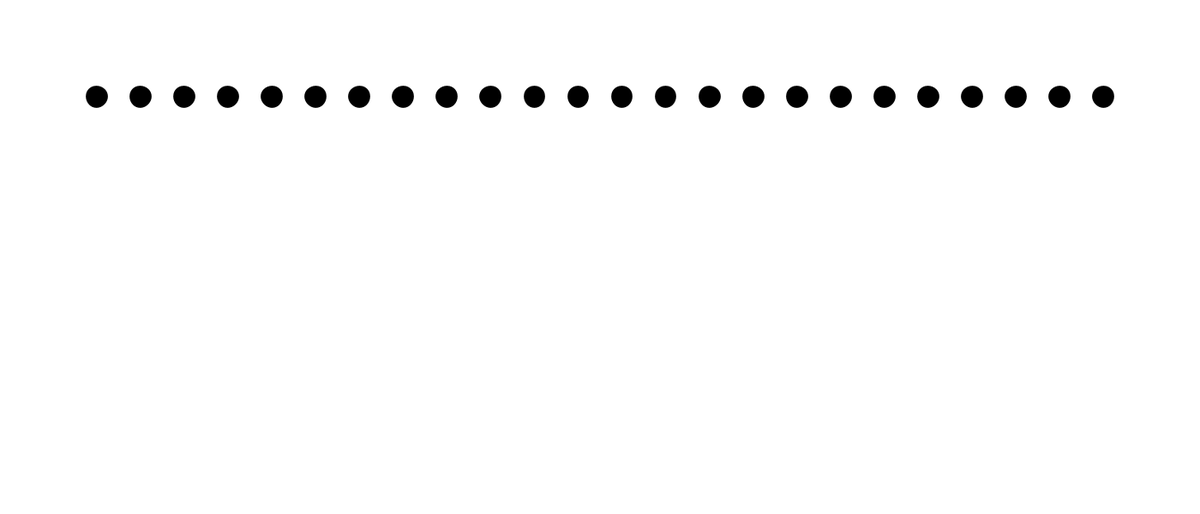
Frame 1 (no input)
Frame 60 (the mouse pressed at the canvas centre just before this capture): identical to frame 1, image omitted
Frame 120 (the mouse held since frame 60 and released just before this capture): identical to frame 1, image omitted

The Processing sketch that drew this single still picture (run headless with seeded random() and noise(); from frame 60 on, the mouse is pressed at the canvas centre):

// Processing sketch: nodes_magnify_study
// ── nodes_magnify_study.pde
int nodes = 24;
NodeCollection nc;

void setup(){
  size(1400, 600);
  nc = new NodeCollection(new PVector(100, 100), new PVector(1200, 200), nodes);
}

void draw(){
  background(255);
  //nc.showBounds();
  
  nc.setMouseEvents(mouseX, mouseY);
  nc.display();
}
// ── Node.pde
class Node {
  PVector pos;
  float growthRate = .525;
  float growthDamping = .955;
  float growth = 0;
  float speed;
  float radius;
  float radiusMin, radiusMax;
  int id;
  boolean isShrinkable = false;

  Node() {
  }

  Node(PVector pos, float radius) {
    this.pos = pos;
    this.radius = radius;
  }
  
  Node(PVector pos, float radius, int id) {
    this.pos = pos;
    this.radius = radius;
    this.id = id;
  }

  void grow() {
    growth += growthRate;
  }
  void shrink(){
    if (isShrinkable){
     growth *=.25;
    }
  }

  void display() {
    if (isShrinkable){
      growth *= growthDamping;
     }
    pushMatrix();
    translate(pos.x, pos.y);
    scale(radius+growth);
    ellipse(0, 0, 1, 1);
    popMatrix();
    
  }
  
  boolean isHit(PVector mouse){
    return mouse.dist(pos) < radius;
  }
}
// ── NodeCollection.pde
class NodeCollection {
  int nodeCount;
  ArrayList<Node> nodes = new ArrayList<Node>();
  PVector position, dimension;

  float mx, my;
  PVector mouse;

  NodeCollection() {
  }

  NodeCollection(PVector position, PVector dimension, int nodeCount) {
    this.position = position;
    this.dimension = dimension;
    this.nodeCount = nodeCount;

    // arbitrary assumption: spacing between nodes is equal to node radius
    // and nodes edges align with dimension bounds
    float nodeRadius = (dimension.x/(nodeCount+nodeCount-1))/2.0;
    for (int i=0; i<nodeCount; i++) {
      PVector nodePosition = new PVector(nodeRadius+position.x+nodeRadius*4*i, nodeRadius+position.y);
      nodes.add(new Node(nodePosition, nodeRadius, i));
    }
  }

  void display() {
    for (int i=0; i<nodeCount; i++) {
      Node n = nodes.get(i);
      n.display();

      if (n.isHit(mouse)) {
        n.isShrinkable = false;
        n.grow();
      } else {
        n.isShrinkable = true;
      }
    }
  }

  void showBounds() {
    noFill();
    rect(position.x, position.y, dimension.x, dimension.y);
  }

  void setMouseEvents(float mx, float my) {
    this.mx = mx;
    this.my = my;
    mouse = new PVector(mx, my);
  }
}
